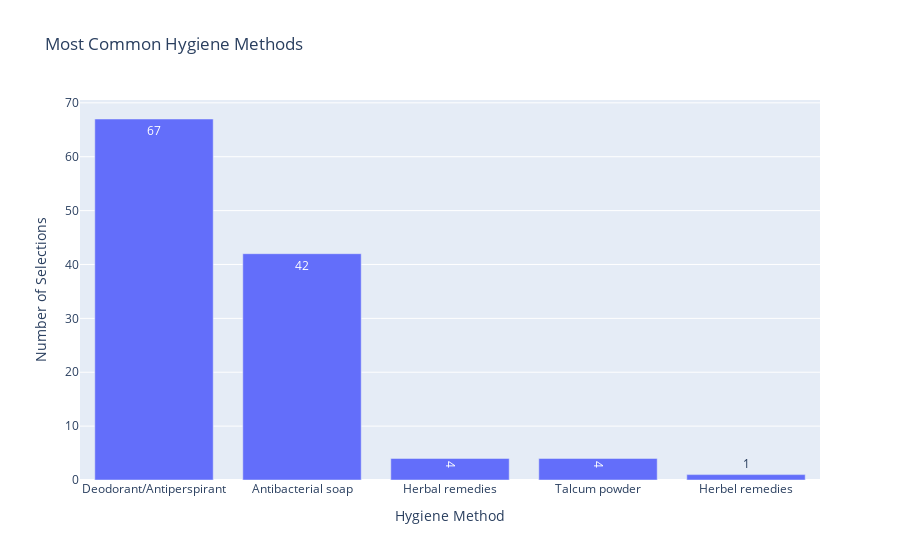

The code cell stored with this chart in its notebook:
### Markdown cell above
Count most common Hygiene choices

### Code cell
hygiene_counts = Counter()

for items in df_clean["Hygiene"]:
    for h in items:
        hygiene_counts[h] += 1

hygiene_df = pd.DataFrame.from_dict(hygiene_counts, orient="index", columns=["Count"]).sort_values("Count", ascending=False)

fig = px.bar(
    hygiene_df,
    x=hygiene_df.index,
    y="Count",
    text_auto=True,
    title="Most Common Hygiene Methods",
)
fig.update_xaxes(title="Hygiene Method", tickangle=0)
fig.update_yaxes(title="Number of Selections")
fig.show()

### Figure 1 — Plotly figure (JSON) as saved in the notebook; plotly's stock layout.template omitted (floating-point values rounded to 4 significant figures)
{"data": [{"alignmentgroup": "True", "hovertemplate": "index=%{x}<br>Count=%{y}<extra></extra>", "legendgroup": "", "marker": {"color": "#636efa", "pattern": {"shape": ""}}, "name": "", "offsetgroup": "", "orientation": "v", "showlegend": false, "textposition": "auto", "texttemplate": "%{y}", "type": "bar", "x": ["Deodorant/Antiperspirant", "Antibacterial soap", "Herbal remedies", "Talcum powder", "Herbel remedies"], "xaxis": "x", "y": [67, 42, 4, 4, 1], "yaxis": "y"}], "layout": {"barmode": "relative", "legend": {"tracegroupgap": 0}, "title": {"text": "Most Common Hygiene Methods"}, "xaxis": {"anchor": "y", "domain": [0, 1], "tickangle": 0, "title": {"text": "Hygiene Method"}}, "yaxis": {"anchor": "x", "domain": [0, 1], "title": {"text": "Number of Selections"}}}}
